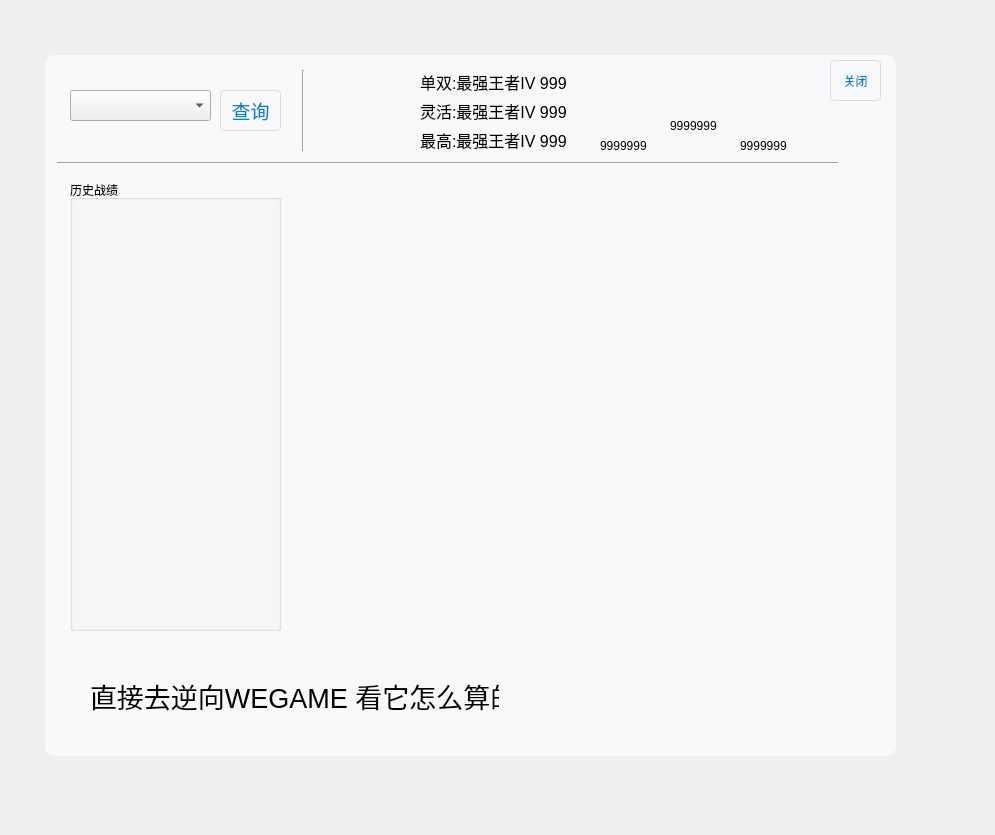
<?xml version="1.0" encoding="UTF-8"?>
<ui version="4.0">
 <class>Form</class>
 <widget class="QWidget" name="Form">
  <property name="geometry">
   <rect>
    <x>0</x>
    <y>0</y>
    <width>995</width>
    <height>835</height>
   </rect>
  </property>
  <property name="windowTitle">
   <string>Form</string>
  </property>
  <widget class="QWidget" name="widget" native="true">
   <property name="geometry">
    <rect>
     <x>40</x>
     <y>50</y>
     <width>861</width>
     <height>711</height>
    </rect>
   </property>
   <property name="styleSheet">
    <string notr="true">
QWidget#widget{
background-color:#f8f9fa;
border-radius:10px;
border: 5px, white;
margin: 5px;
}
QPushButton {
    color: #0081db;
    border: 1px solid #dadce0;
    padding: 4px 8px;
    border-radius: 4px;
}
QPushButton:!window {
    background: transparent;
}


QLineEdit{
    border:0px;    
		
    border-bottom: 1px solid #B3B3B3; 	
	background-color:rgb(0, 0, 0,0);
	border-color:rgb(190, 190, 195)
    }
QLineEdit:hover{
    border-bottom: 3px solid #66A3FF;
    }

QLineEdit:focus{
    border-bottom: 3px solid rgb(76, 255, 180);
    }
</string>
   </property>
   <widget class="QPushButton" name="pushButton">
    <property name="geometry">
     <rect>
      <x>180</x>
      <y>40</y>
      <width>61</width>
      <height>41</height>
     </rect>
    </property>
    <property name="font">
     <font>
      <pointsize>14</pointsize>
     </font>
    </property>
    <property name="text">
     <string>查询</string>
    </property>
   </widget>
   <widget class="QGroupBox" name="groupBox">
    <property name="geometry">
     <rect>
      <x>30</x>
      <y>130</y>
      <width>211</width>
      <height>451</height>
     </rect>
    </property>
    <property name="title">
     <string>历史战绩</string>
    </property>
   </widget>
   <widget class="QLabel" name="label">
    <property name="geometry">
     <rect>
      <x>270</x>
      <y>10</y>
      <width>111</width>
      <height>101</height>
     </rect>
    </property>
    <property name="text">
     <string/>
    </property>
    <property name="pixmap">
     <pixmap>../data/QQ截图20231211044438.png</pixmap>
    </property>
    <property name="scaledContents">
     <bool>true</bool>
    </property>
   </widget>
   <widget class="QPushButton" name="pushButton_2">
    <property name="geometry">
     <rect>
      <x>790</x>
      <y>10</y>
      <width>51</width>
      <height>41</height>
     </rect>
    </property>
    <property name="text">
     <string>关闭</string>
    </property>
   </widget>
   <widget class="Line" name="line">
    <property name="geometry">
     <rect>
      <x>17</x>
      <y>103</y>
      <width>781</width>
      <height>20</height>
     </rect>
    </property>
    <property name="orientation">
     <enum>Qt::Horizontal</enum>
    </property>
   </widget>
   <widget class="QLabel" name="label_2">
    <property name="geometry">
     <rect>
      <x>630</x>
      <y>10</y>
      <width>51</width>
      <height>51</height>
     </rect>
    </property>
    <property name="text">
     <string/>
    </property>
    <property name="pixmap">
     <pixmap>../data/rune/8106.png</pixmap>
    </property>
    <property name="scaledContents">
     <bool>true</bool>
    </property>
   </widget>
   <widget class="Line" name="line_2">
    <property name="geometry">
     <rect>
      <x>253</x>
      <y>20</y>
      <width>20</width>
      <height>81</height>
     </rect>
    </property>
    <property name="orientation">
     <enum>Qt::Vertical</enum>
    </property>
   </widget>
   <widget class="QLabel" name="label_5">
    <property name="geometry">
     <rect>
      <x>700</x>
      <y>30</y>
      <width>51</width>
      <height>51</height>
     </rect>
    </property>
    <property name="text">
     <string/>
    </property>
    <property name="pixmap">
     <pixmap>../data/rune/8106.png</pixmap>
    </property>
    <property name="scaledContents">
     <bool>true</bool>
    </property>
   </widget>
   <widget class="QLabel" name="label_6">
    <property name="geometry">
     <rect>
      <x>560</x>
      <y>30</y>
      <width>51</width>
      <height>51</height>
     </rect>
    </property>
    <property name="text">
     <string/>
    </property>
    <property name="pixmap">
     <pixmap>../data/rune/8106.png</pixmap>
    </property>
    <property name="scaledContents">
     <bool>true</bool>
    </property>
   </widget>
   <widget class="QLabel" name="label_7">
    <property name="geometry">
     <rect>
      <x>23</x>
      <y>121</y>
      <width>811</width>
      <height>471</height>
     </rect>
    </property>
    <property name="text">
     <string/>
    </property>
    <property name="pixmap">
     <pixmap>../data/1.png</pixmap>
    </property>
    <property name="scaledContents">
     <bool>true</bool>
    </property>
   </widget>
   <widget class="QComboBox" name="comboBox">
    <property name="geometry">
     <rect>
      <x>30</x>
      <y>40</y>
      <width>141</width>
      <height>31</height>
     </rect>
    </property>
   </widget>
   <widget class="QLabel" name="label_10">
    <property name="geometry">
     <rect>
      <x>560</x>
      <y>90</y>
      <width>54</width>
      <height>12</height>
     </rect>
    </property>
    <property name="text">
     <string>9999999</string>
    </property>
   </widget>
   <widget class="QLabel" name="label_11">
    <property name="geometry">
     <rect>
      <x>630</x>
      <y>70</y>
      <width>54</width>
      <height>12</height>
     </rect>
    </property>
    <property name="text">
     <string>9999999</string>
    </property>
   </widget>
   <widget class="QLabel" name="label_12">
    <property name="geometry">
     <rect>
      <x>700</x>
      <y>90</y>
      <width>54</width>
      <height>12</height>
     </rect>
    </property>
    <property name="text">
     <string>9999999</string>
    </property>
   </widget>
   <widget class="QLabel" name="label_8">
    <property name="geometry">
     <rect>
      <x>50</x>
      <y>620</y>
      <width>409</width>
      <height>51</height>
     </rect>
    </property>
    <property name="font">
     <font>
      <pointsize>20</pointsize>
     </font>
    </property>
    <property name="text">
     <string>直接去逆向WEGAME 看它怎么算的</string>
    </property>
   </widget>
   <widget class="QWidget" name="layoutWidget">
    <property name="geometry">
     <rect>
      <x>380</x>
      <y>20</y>
      <width>154</width>
      <height>81</height>
     </rect>
    </property>
    <layout class="QVBoxLayout" name="verticalLayout">
     <item>
      <widget class="QLabel" name="label_3">
       <property name="font">
        <font>
         <pointsize>12</pointsize>
        </font>
       </property>
       <property name="text">
        <string>单双:最强王者IV 999</string>
       </property>
      </widget>
     </item>
     <item>
      <widget class="QLabel" name="label_4">
       <property name="font">
        <font>
         <pointsize>12</pointsize>
        </font>
       </property>
       <property name="text">
        <string>灵活:最强王者IV 999</string>
       </property>
      </widget>
     </item>
     <item>
      <widget class="QLabel" name="label_13">
       <property name="font">
        <font>
         <pointsize>12</pointsize>
        </font>
       </property>
       <property name="text">
        <string>最高:最强王者IV 999</string>
       </property>
      </widget>
     </item>
    </layout>
   </widget>
   <zorder>layoutWidget</zorder>
   <zorder>label_7</zorder>
   <zorder>pushButton</zorder>
   <zorder>groupBox</zorder>
   <zorder>label</zorder>
   <zorder>pushButton_2</zorder>
   <zorder>line</zorder>
   <zorder>label_2</zorder>
   <zorder>line_2</zorder>
   <zorder>label_5</zorder>
   <zorder>label_6</zorder>
   <zorder>comboBox</zorder>
   <zorder>label_10</zorder>
   <zorder>label_11</zorder>
   <zorder>label_12</zorder>
   <zorder>label_8</zorder>
  </widget>
 </widget>
 <resources/>
 <connections/>
</ui>
